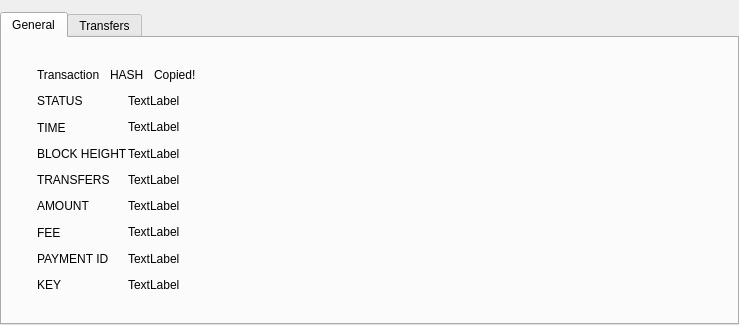
<?xml version="1.0" encoding="UTF-8"?>
<ui version="4.0">
 <class>TransactionDetailsDialog</class>
 <widget class="QDialog" name="TransactionDetailsDialog">
  <property name="geometry">
   <rect>
    <x>0</x>
    <y>0</y>
    <width>739</width>
    <height>325</height>
   </rect>
  </property>
  <property name="sizePolicy">
   <sizepolicy hsizetype="Fixed" vsizetype="Fixed">
    <horstretch>0</horstretch>
    <verstretch>0</verstretch>
   </sizepolicy>
  </property>
  <property name="minimumSize">
   <size>
    <width>0</width>
    <height>0</height>
   </size>
  </property>
  <property name="maximumSize">
   <size>
    <width>16777215</width>
    <height>16777215</height>
   </size>
  </property>
  <property name="windowTitle">
   <string>Transaction details</string>
  </property>
  <layout class="QVBoxLayout" name="verticalLayout_2">
   <property name="leftMargin">
    <number>0</number>
   </property>
   <property name="topMargin">
    <number>12</number>
   </property>
   <property name="rightMargin">
    <number>0</number>
   </property>
   <property name="bottomMargin">
    <number>0</number>
   </property>
   <item>
    <widget class="QTabWidget" name="m_transactionDetailsTabBar">
     <property name="currentIndex">
      <number>0</number>
     </property>
     <widget class="QWidget" name="m_transactionTab">
      <attribute name="title">
       <string>General</string>
      </attribute>
      <layout class="QVBoxLayout" name="verticalLayout" stretch="0,1">
       <property name="leftMargin">
        <number>35</number>
       </property>
       <property name="topMargin">
        <number>30</number>
       </property>
       <property name="rightMargin">
        <number>25</number>
       </property>
       <property name="bottomMargin">
        <number>25</number>
       </property>
       <item>
        <layout class="QHBoxLayout" name="horizontalLayout_2" stretch="0,0,1">
         <property name="spacing">
          <number>10</number>
         </property>
         <item>
          <widget class="WalletGui::WalletLargeBlackTextLabel" name="m_textLabel">
           <property name="text">
            <string>Transaction</string>
           </property>
           <property name="indent">
            <number>0</number>
           </property>
          </widget>
         </item>
         <item>
          <widget class="WalletGui::WalletLargeBlackTextLabel" name="m_hashLabel">
           <property name="cursor">
            <cursorShape>PointingHandCursor</cursorShape>
           </property>
           <property name="toolTip">
            <string>Click to copy</string>
           </property>
           <property name="text">
            <string>HASH</string>
           </property>
           <property name="indent">
            <number>0</number>
           </property>
           <property name="textInteractionFlags">
            <set>Qt::LinksAccessibleByMouse|Qt::TextSelectableByMouse</set>
           </property>
          </widget>
         </item>
         <item alignment="Qt::AlignLeft">
          <widget class="WalletGui::CopyMagicLabel" name="m_copyLabel">
           <property name="text">
            <string>Copied!</string>
           </property>
           <property name="indent">
            <number>0</number>
           </property>
          </widget>
         </item>
        </layout>
       </item>
       <item>
        <layout class="QGridLayout" name="gridLayout" columnstretch="0,1">
         <property name="leftMargin">
          <number>0</number>
         </property>
         <property name="rightMargin">
          <number>0</number>
         </property>
         <property name="spacing">
          <number>0</number>
         </property>
         <item row="0" column="0">
          <widget class="WalletGui::WalletNormalGrayTextLabel" name="m_statusTextLabel">
           <property name="text">
            <string>STATUS</string>
           </property>
           <property name="indent">
            <number>0</number>
           </property>
          </widget>
         </item>
         <item row="0" column="1">
          <widget class="WalletGui::WalletNormalBlackTextLabel" name="m_statusLabel">
           <property name="text">
            <string>TextLabel</string>
           </property>
           <property name="indent">
            <number>0</number>
           </property>
           <property name="textInteractionFlags">
            <set>Qt::LinksAccessibleByMouse|Qt::TextSelectableByMouse</set>
           </property>
          </widget>
         </item>
         <item row="1" column="0">
          <widget class="WalletGui::WalletNormalGrayTextLabel" name="m_timeTextLabel">
           <property name="text">
            <string>TIME</string>
           </property>
           <property name="indent">
            <number>0</number>
           </property>
          </widget>
         </item>
         <item row="1" column="1">
          <widget class="WalletGui::WalletNormalBlackTextLabel" name="m_timeLabel">
           <property name="text">
            <string>TextLabel</string>
           </property>
           <property name="indent">
            <number>0</number>
           </property>
           <property name="textInteractionFlags">
            <set>Qt::LinksAccessibleByMouse|Qt::TextSelectableByMouse</set>
           </property>
          </widget>
         </item>
         <item row="2" column="0">
          <widget class="WalletGui::WalletNormalGrayTextLabel" name="m_heightTextLabel">
           <property name="text">
            <string>BLOCK HEIGHT</string>
           </property>
           <property name="indent">
            <number>0</number>
           </property>
          </widget>
         </item>
         <item row="2" column="1">
          <widget class="WalletGui::WalletNormalBlackTextLabel" name="m_heightLabel">
           <property name="text">
            <string>TextLabel</string>
           </property>
           <property name="indent">
            <number>0</number>
           </property>
           <property name="textInteractionFlags">
            <set>Qt::LinksAccessibleByMouse|Qt::TextSelectableByMouse</set>
           </property>
          </widget>
         </item>
         <item row="3" column="0">
          <widget class="WalletGui::WalletNormalGrayTextLabel" name="m_toTextLabel">
           <property name="text">
            <string>TRANSFERS</string>
           </property>
           <property name="indent">
            <number>0</number>
           </property>
          </widget>
         </item>
         <item row="3" column="1">
          <widget class="WalletGui::WalletNormalBlackTextLabel" name="m_toLabel">
           <property name="text">
            <string>TextLabel</string>
           </property>
           <property name="indent">
            <number>0</number>
           </property>
           <property name="textInteractionFlags">
            <set>Qt::LinksAccessibleByMouse|Qt::TextSelectableByMouse</set>
           </property>
          </widget>
         </item>
         <item row="4" column="0">
          <widget class="WalletGui::WalletNormalGrayTextLabel" name="m_amountTextLabel">
           <property name="text">
            <string>AMOUNT</string>
           </property>
           <property name="indent">
            <number>0</number>
           </property>
          </widget>
         </item>
         <item row="4" column="1">
          <widget class="WalletGui::WalletNormalBlackTextLabel" name="m_amountLabel">
           <property name="text">
            <string>TextLabel</string>
           </property>
           <property name="indent">
            <number>0</number>
           </property>
           <property name="textInteractionFlags">
            <set>Qt::LinksAccessibleByMouse|Qt::TextSelectableByMouse</set>
           </property>
          </widget>
         </item>
         <item row="5" column="0">
          <widget class="WalletGui::WalletNormalGrayTextLabel" name="m_feeTextLabel">
           <property name="text">
            <string>FEE</string>
           </property>
           <property name="indent">
            <number>0</number>
           </property>
          </widget>
         </item>
         <item row="5" column="1">
          <widget class="WalletGui::WalletNormalBlackTextLabel" name="m_feeLabel">
           <property name="text">
            <string>TextLabel</string>
           </property>
           <property name="indent">
            <number>0</number>
           </property>
           <property name="textInteractionFlags">
            <set>Qt::LinksAccessibleByMouse|Qt::TextSelectableByMouse</set>
           </property>
          </widget>
         </item>
         <item row="6" column="0">
          <widget class="WalletGui::WalletNormalGrayTextLabel" name="m_paymentIdTextLabel">
           <property name="text">
            <string>PAYMENT ID</string>
           </property>
           <property name="indent">
            <number>0</number>
           </property>
          </widget>
         </item>
         <item row="6" column="1">
          <widget class="WalletGui::WalletNormalBlackTextLabel" name="m_paymentIdLabel">
           <property name="text">
            <string>TextLabel</string>
           </property>
           <property name="indent">
            <number>0</number>
           </property>
           <property name="textInteractionFlags">
            <set>Qt::LinksAccessibleByMouse|Qt::TextSelectableByMouse</set>
           </property>
          </widget>
         </item>
         <item row="7" column="0">
          <widget class="WalletGui::WalletNormalGrayTextLabel" name="m_txKeyTextLabel">
           <property name="text">
            <string>KEY</string>
           </property>
           <property name="indent">
            <number>0</number>
           </property>
          </widget>
         </item>
         <item row="7" column="1">
          <widget class="WalletGui::WalletNormalBlackTextLabel" name="m_txKeyLabel">
           <property name="text">
            <string>TextLabel</string>
           </property>
           <property name="indent">
            <number>0</number>
           </property>
           <property name="textInteractionFlags">
            <set>Qt::LinksAccessibleByMouse|Qt::TextSelectableByMouse</set>
           </property>
          </widget>
         </item>
        </layout>
       </item>
      </layout>
     </widget>
     <widget class="QWidget" name="m_transfersTab">
      <attribute name="title">
       <string>Transfers</string>
      </attribute>
      <layout class="QVBoxLayout" name="verticalLayout_3">
       <property name="leftMargin">
        <number>25</number>
       </property>
       <property name="topMargin">
        <number>30</number>
       </property>
       <property name="rightMargin">
        <number>25</number>
       </property>
       <property name="bottomMargin">
        <number>25</number>
       </property>
       <item>
        <widget class="WalletGui::WalletTreeView" name="m_transfersView">
         <property name="frameShape">
          <enum>QFrame::NoFrame</enum>
         </property>
         <property name="alternatingRowColors">
          <bool>true</bool>
         </property>
         <property name="selectionMode">
          <enum>QAbstractItemView::NoSelection</enum>
         </property>
         <property name="textElideMode">
          <enum>Qt::ElideMiddle</enum>
         </property>
         <property name="verticalScrollMode">
          <enum>QAbstractItemView::ScrollPerPixel</enum>
         </property>
         <property name="rootIsDecorated">
          <bool>false</bool>
         </property>
         <property name="uniformRowHeights">
          <bool>true</bool>
         </property>
         <property name="itemsExpandable">
          <bool>false</bool>
         </property>
         <attribute name="headerStretchLastSection">
          <bool>false</bool>
         </attribute>
        </widget>
       </item>
      </layout>
     </widget>
    </widget>
   </item>
  </layout>
 </widget>
 <customwidgets>
  <customwidget>
   <class>WalletGui::WalletTreeView</class>
   <extends>QTreeView</extends>
   <header>Gui/Common/WalletTreeView.h</header>
  </customwidget>
  <customwidget>
   <class>WalletGui::CopyMagicLabel</class>
   <extends>QLabel</extends>
   <header>Gui/Common/CopyMagicLabel.h</header>
  </customwidget>
  <customwidget>
   <class>WalletGui::WalletNormalGrayTextLabel</class>
   <extends>QLabel</extends>
   <header>Gui/Common/WalletTextLabel.h</header>
  </customwidget>
  <customwidget>
   <class>WalletGui::WalletNormalBlackTextLabel</class>
   <extends>QLabel</extends>
   <header>Gui/Common/WalletTextLabel.h</header>
  </customwidget>
  <customwidget>
   <class>WalletGui::WalletLargeBlackTextLabel</class>
   <extends>QLabel</extends>
   <header>Gui/Common/WalletTextLabel.h</header>
  </customwidget>
 </customwidgets>
 <resources/>
 <connections/>
</ui>
